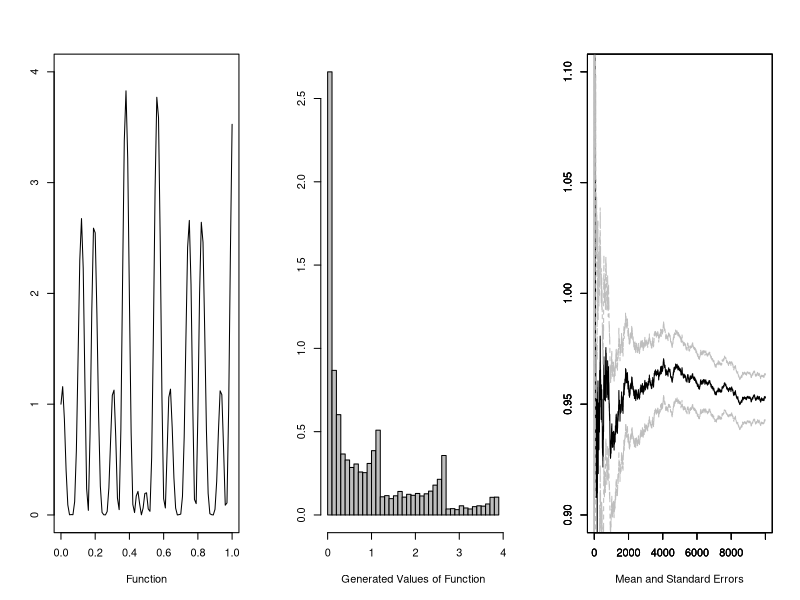
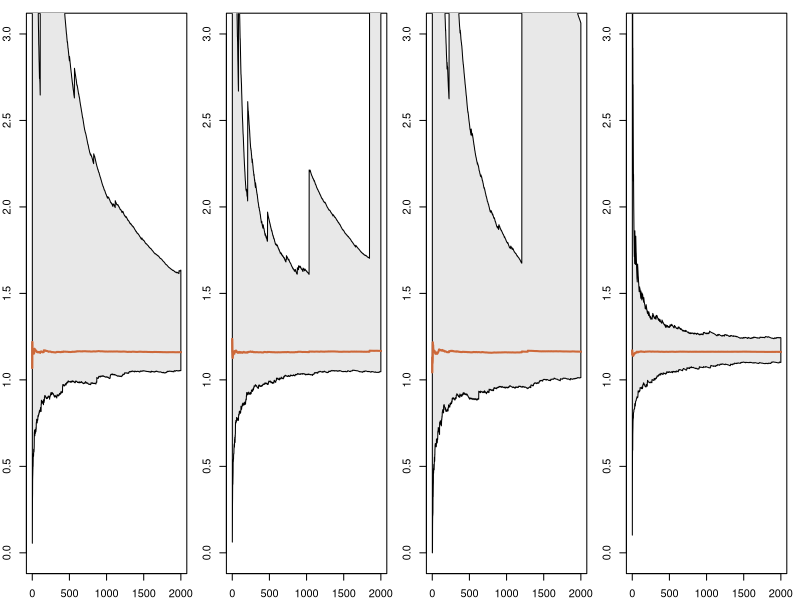

Source code (R) for these figures, in order:
############################################
####### chp3: Monte Carlo Integration ######
############################################

############################################
#### EX 3.4: first MCI
set.seed(1)

nsim<-10000
u<-runif(nsim)
den<-1:nsim


## The function to be integrated
mci.ex <- function(x){(cos(50*x)+sin(20*x))^2}
par(mfrow=c(1,3))
plot(mci.ex,
     xlim=c(0,1),ylim=c(0,4),xlab="Function",ylab="")

## The monte carlo sum
hint <- mci.ex(u)
hplot <- cumsum(hint)/den
stdh <- sqrt( cumsum(hint^2)/den - (hplot)^2)

par(new=F)
hist(hint,xlab="Generated Values of Function",
     freq=F,col="grey",breaks=30,ylab="",main="")
par(new=F)
plot(hplot,type="l",col="black",
     xlab="Mean and Standard Errors",ylab="",xlim=c(1,nsim),ylim=c(.9,1.1))
par(new=T)
plot(hplot+stdh/sqrt(den),type="l",
     col="grey",xlab="",ylab="",xlim=c(1,nsim),ylim=c(.9,1.1),lty=2)
par(new=T)
plot(hplot-stdh/sqrt(den),type="l",
     col="grey",xlab="",ylab="",xlim=c(1,nsim),ylim=c(.9,1.1),lty=2)


############################################
#### EX 3.13: Student's t-distribution
set.seed(2)

## integrands
h1 <- function(x){sqrt(abs(x/(1-x)))}
h2 <- function(x){(x>2.1)*x^5}
h3 <- function(x){(x>0)*x^5/(1+(x-3)^2)}

# Ranges of estimators for various importance functions

stu <- matrix(rt(500*2000,df=12),ncol=500)
nore <- matrix(rnorm(500*2000,sd=sqrt(1.2)),ncol=500)
cauy <- matrix(rcauchy(500*2000),ncol=500)
tgam <- matrix((1+(1-2*(runif(500*2000)<.5))*rgamma(500*2000,.5)),ncol=500)

# h1
f <- h1
so1 <- apply(apply(f(stu),2,cumsum)/(1:2000),1,range)
no1 <- apply(apply(f(nore)*dt(nore,df=12)/dnorm(nore,sd=sqrt(1.2)),2,cumsum)/(1:2000),1,range)
co1 <- apply(apply(f(cauy)*dt(cauy,df=12)/dcauchy(cauy),2,cumsum)/(1:2000),1,range)
go1 <- apply(apply(f(tgam)*dt(tgam,df=12)*2/dgamma(abs(tgam-1),.5),2,cumsum)/(1:2000),1,range)

## Plots
par(mfrow=c(1,4),mar=c(2,2,1,1))
# Student
temp <- apply(apply(f(stu),2,cumsum)/1:2000,1,mean)
plot(temp,lwd=2,col="sienna3",xlab="iterations",ylab="",type="l",ylim=c(0,3))
polygon(c(1:2000,2000:1),c(so1[1,],so1[2,2000:1]),col="gray91")
lines(temp,lwd=2,col="sienna3")

# Normal
temp <- apply(apply(f(nore)*dt(nore,df=12)/dnorm(nore,sd=sqrt(1.2)),2,cumsum)/1:2000,1,mean)
plot(temp,lwd=2,col="sienna3",xlab="iterations",ylab="",type="l",ylim=c(0,3))
polygon(c(1:2000,2000:1),c(no1[1,],no1[2,2000:1]),col="gray91")
lines(temp,lwd=2,col="sienna3")

# Cauchy
temp <- apply(apply(f(cauy)*dt(cauy,df=12)/dcauchy(cauy),2,cumsum)/1:2000,1,mean)
plot(temp,lwd=2,col="sienna3",xlab="iterations",ylab="",type="l",ylim=c(0,3))
polygon(c(1:2000,2000:1),c(co1[1,],co1[2,2000:1]),col="gray91")
lines(temp,lwd=2,col="sienna3")


# Double gamma
temp <- apply(apply(2*f(tgam)*dt(tgam,df=12)/dgamma(abs(tgam-1),.5),2,cumsum)/1:2000,1,mean)
plot(temp,lwd=2,col="sienna3",xlab="iterations",ylab="",type="l",ylim=c(0,3))
polygon(c(1:2000,2000:1),c(go1[1,],go1[2,2000:1]),col="gray91")
lines(temp,lwd=2,col="sienna3")











